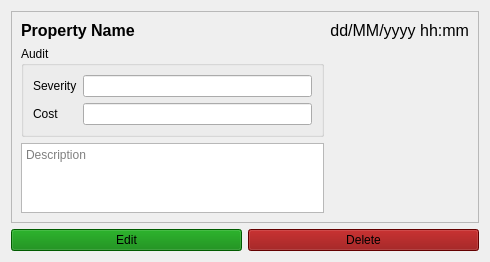
<?xml version="1.0" encoding="UTF-8"?>
<ui version="4.0">
 <class>W_Damage</class>
 <widget class="QWidget" name="W_Damage">
  <property name="geometry">
   <rect>
    <x>0</x>
    <y>0</y>
    <width>490</width>
    <height>259</height>
   </rect>
  </property>
  <property name="windowTitle">
   <string>Form</string>
  </property>
  <layout class="QGridLayout" name="gridLayout">
   <item row="0" column="0" colspan="2">
    <widget class="QFrame" name="frame">
     <property name="frameShape">
      <enum>QFrame::Shape::StyledPanel</enum>
     </property>
     <property name="frameShadow">
      <enum>QFrame::Shadow::Raised</enum>
     </property>
     <layout class="QGridLayout" name="gridLayout_2">
      <item row="1" column="0">
       <widget class="QGroupBox" name="groupBox_2">
        <property name="title">
         <string>Audit</string>
        </property>
        <layout class="QGridLayout" name="gridLayout_3">
         <item row="0" column="0">
          <widget class="QLabel" name="label_3">
           <property name="text">
            <string>Severity</string>
           </property>
          </widget>
         </item>
         <item row="1" column="0">
          <widget class="QLabel" name="label_4">
           <property name="text">
            <string>Cost</string>
           </property>
          </widget>
         </item>
         <item row="0" column="1">
          <widget class="QLineEdit" name="le_severity"/>
         </item>
         <item row="1" column="1">
          <widget class="QLineEdit" name="le_cost"/>
         </item>
        </layout>
       </widget>
      </item>
      <item row="0" column="0">
       <widget class="QLabel" name="l_name">
        <property name="sizePolicy">
         <sizepolicy hsizetype="Maximum" vsizetype="Preferred">
          <horstretch>0</horstretch>
          <verstretch>0</verstretch>
         </sizepolicy>
        </property>
        <property name="font">
         <font>
          <pointsize>12</pointsize>
          <bold>true</bold>
         </font>
        </property>
        <property name="text">
         <string>Property Name</string>
        </property>
       </widget>
      </item>
      <item row="2" column="0">
       <widget class="QTextEdit" name="te_description">
        <property name="placeholderText">
         <string>Description</string>
        </property>
       </widget>
      </item>
      <item row="0" column="2">
       <widget class="QLabel" name="l_period">
        <property name="sizePolicy">
         <sizepolicy hsizetype="Preferred" vsizetype="Maximum">
          <horstretch>0</horstretch>
          <verstretch>0</verstretch>
         </sizepolicy>
        </property>
        <property name="font">
         <font>
          <pointsize>12</pointsize>
         </font>
        </property>
        <property name="text">
         <string>dd/MM/yyyy hh:mm</string>
        </property>
        <property name="alignment">
         <set>Qt::AlignmentFlag::AlignRight|Qt::AlignmentFlag::AlignTrailing|Qt::AlignmentFlag::AlignVCenter</set>
        </property>
       </widget>
      </item>
      <item row="1" column="2" rowspan="2">
       <layout class="QGridLayout" name="layout_images"/>
      </item>
     </layout>
    </widget>
   </item>
   <item row="1" column="0">
    <widget class="QPushButton" name="b_edit">
     <property name="styleSheet">
      <string notr="true">background-color: green;</string>
     </property>
     <property name="text">
      <string>Edit</string>
     </property>
     <property name="icon">
      <iconset resource="../resources/icons.qrc">
       <normaloff>:/assets/accessories-text-editor.svg</normaloff>:/assets/accessories-text-editor.svg</iconset>
     </property>
    </widget>
   </item>
   <item row="1" column="1">
    <widget class="QPushButton" name="b_delete">
     <property name="styleSheet">
      <string notr="true">background-color: darkred;</string>
     </property>
     <property name="text">
      <string>Delete</string>
     </property>
     <property name="icon">
      <iconset resource="../resources/icons.qrc">
       <normaloff>:/assets/user-trash.svg</normaloff>:/assets/user-trash.svg</iconset>
     </property>
    </widget>
   </item>
  </layout>
 </widget>
 <resources>
  <include location="../resources/icons.qrc"/>
 </resources>
 <connections/>
</ui>
